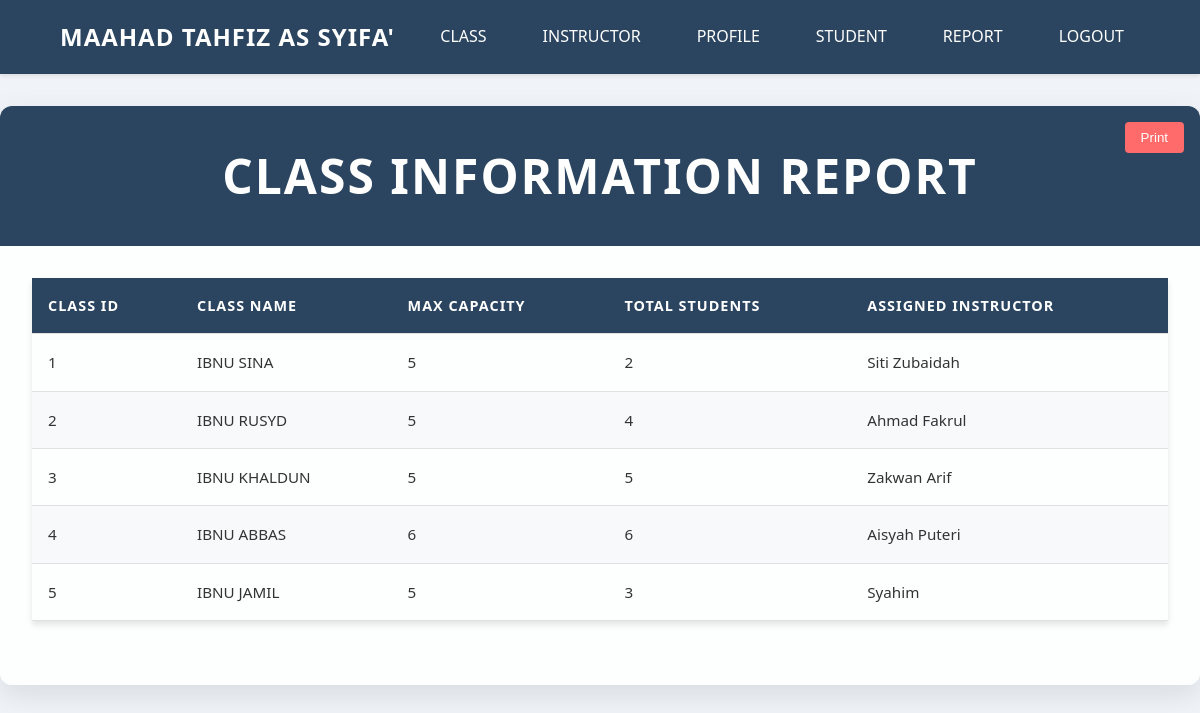
/clerkReportClass.php (signed in), run on the app's committed database.
### tables this page shows
CREATE TABLE `class` (
  `classID` varchar(10) NOT NULL,
  `className` varchar(30) NOT NULL,
  `classCount` int NOT NULL,
  `staffID` varchar(10) NOT NULL
);

CREATE TABLE `staff` (
  `staffID` varchar(10) NOT NULL,
  `staffName` varchar(30) NOT NULL,
  `staffEmail` varchar(30) NOT NULL,
  `staffContact` varchar(12) NOT NULL,
  `qualification` varchar(30) NOT NULL,
  `staffRole` varchar(30) NOT NULL,
  `staffPass` varchar(255) NOT NULL
);

### clerkReportClass.php (the view, shortened to what this page needs)
<?php
include_once "clerkHeader.php";
function displayClassInformation() {
    global $conn;
    $sql = "SELECT c.classID, c.className, c.classCount,
                   (SELECT COUNT(*) FROM student st WHERE st.classID = c.classID AND st.status = 'A') AS totalStudents,
                   s.staffName
            FROM class c
            LEFT JOIN staff s ON c.staffID = s.staffID";
    $result = $conn->query($sql);
    if ($result->num_rows > 0) {
        echo "<table>
                <thead>
                    <tr>
                        <th>Class ID</th>
                        <th>Class Name</th>
                        <th>Max Capacity</th>
                        <th>Total Students</th>
                        <th>Assigned Instructor</th>
                    </tr>
                </thead>
                <tbody>";
        while ($row = $result->fetch_assoc()) {
            echo "<tr>
                    <td>" . htmlspecialchars($row["classID"]) . "</td>
                    <td>" . htmlspecialchars($row["className"]) . "</td>
                    <td>" . htmlspecialchars($row["classCount"]) . "</td>
                    <td>" . htmlspecialchars($row["totalStudents"]) . "</td>
                    <td>" . htmlspecialchars($row["staffName"] ?? 'Not Assigned') . "</td>
                </tr>";
        }
        echo "</tbody></table>";
    } else {
        echo "<p>No classes found.</p>";
    }
}
?>
<!DOCTYPE html>
<html lang="en">
<head>
</head>
<body>
    <div class="report-container">
        <div class="report-header no-print">
            <h1>Class Information Report</h1>
            <button class="print-btn" onclick="handlePrint('Class Information')">Print</button>
        </div>
        <div class="report-content">
            <?php displayClassInformation(); ?>
        </div>
    </div>
</body>
</html>

### clerkHeader.php (shortened to what this page needs)
<!DOCTYPE html>
<html lang="en">
<head>
</head>
<body>
    <nav class="navbar">
        <div class="navbar-content">
            <div class="logo-container">
                <a href="dashClerk.php">MAAHAD TAHFIZ AS SYIFA'</a>
            </div>
        <div class="navbar-links">
            <a href="clerkAddClass.php">CLASS</a>
            <a href="clerkAddInstructor.php">INSTRUCTOR</a>
            <a href="clerkProfile.php">PROFILE</a>
            <a href="clerkStudList.php">STUDENT</a>
            <a href="clerkReport.php">REPORT</a>
            <a href="logout.php">LOGOUT</a>
        </div>
        </div>
    </nav>
</body>
</html>

### clerkHeader.php (style rules this page uses)
:root { --primary-color: #2b4560; --secondary-color: #ffffff; --hover-color: #3a5f81; --background-color: #f0f4f8; }
* { margin: 0; padding: 0; box-sizing: border-box; }
body { font-family: 'Segoe UI', Tahoma, Geneva, Verdana, sans-serif; background-color: var(--background-color); line-height: 1.6; }
.navbar { background-color: var(--primary-color); box-shadow: 0 2px 4px rgba(0, 0, 0, 0.1); position: static; top: 0; left: 0; right: 0; z-index: 1000; }
.navbar-content { display: flex; justify-content: space-between; align-items: center; padding: 1rem 5%; max-width: 1800px; margin: 0 auto; }
.logo-container { display: flex; align-items: center; }
.logo-container a { color: var(--secondary-color); text-decoration: none; font-size: 1.5rem; font-weight: bold; letter-spacing: 1px; transition: color 0.3s ease; }
.navbar-links { display: flex; gap: 1.5rem; }
.navbar-links a { color: var(--secondary-color); text-decoration: none; font-size: 1rem; font-weight: 500; padding: 0.5rem 1rem; border-radius: 4px; transition: background-color 0.3s ease, color 0.3s ease; }

### clerkReportClass.php (style rules this page uses)
:root { --primary-color: #2b4560; --secondary-color: #ffffff; --accent-color: #ff6b6b; --text-color: #333; --border-radius: 12px; --background-color: #f0f4f8; }
body { font-family: 'Segoe UI', Tahoma, Geneva, Verdana, sans-serif; background-color: var(--background-color); margin: 0; padding: 0; color: var(--text-color); }
.report-container { max-width: 1200px; margin: 2rem auto; background: rgba(255, 255, 255, 0.9); border-radius: var(--border-radius); box-shadow: 0 10px 30px rgba(0, 0, 0, 0.1); overflow: hidden; }
.report-header { background-color: var(--primary-color); color: var(--secondary-color); padding: 2rem; text-align: center; font-size: 1.5em; letter-spacing: 2px; text-transform: uppercase; position: relative; }
.report-header .print-btn { position: absolute; top: 1rem; right: 1rem; background-color: var(--accent-color); color: var(--secondary-color); border: none; padding: 0.5rem 1rem; border-radius: 4px; cursor: pointer; }
.report-content { padding: 2rem; }
table { width: 100%; border-collapse: separate; border-spacing: 0; margin-bottom: 2rem; box-shadow: 0 4px 6px rgba(0, 0, 0, 0.1); }
th, td { padding: 1rem; text-align: left; border-bottom: 1px solid #e0e0e0; }
th { background-color: var(--primary-color); color: var(--secondary-color); font-weight: 600; text-transform: uppercase; letter-spacing: 1px; font-size: 0.9em; }
tr:nth-child(even) { background-color: #f8f9fa; }
td { font-size: 0.95em; }

### data on the page
class: classID "1", className "IBNU SINA", classCount "5", totalStudents "2", staffID.staffName "Siti Zubaidah"
class: classID "2", className "IBNU RUSYD", classCount "5", totalStudents "4", staffID.staffName "Ahmad Fakrul"
class: classID "3", className "IBNU KHALDUN", classCount "5", totalStudents "5", staffID.staffName "Zakwan Arif"
class: classID "4", className "IBNU ABBAS", classCount "6", totalStudents "6", staffID.staffName "Aisyah Puteri"
class: classID "5", className "IBNU JAMIL", classCount "5", totalStudents "3", staffID.staffName "Syahim"
